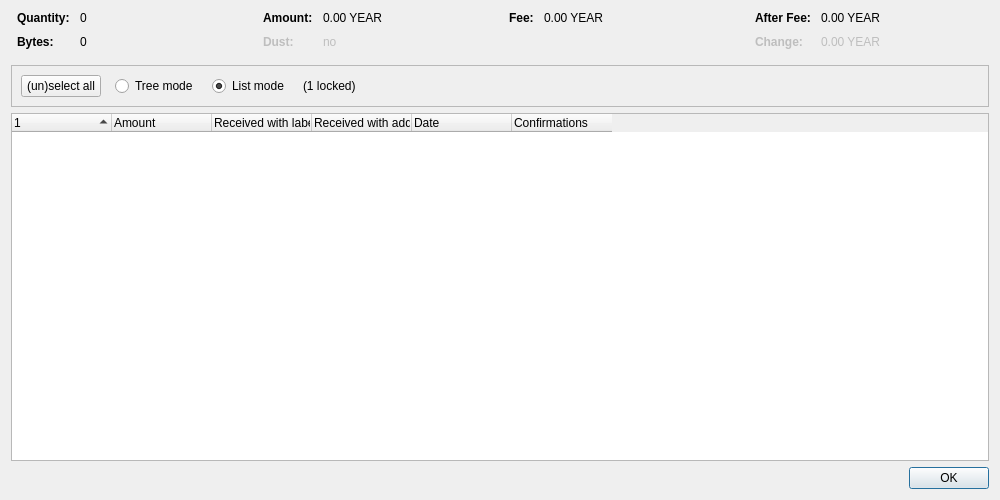
<?xml version="1.0" encoding="UTF-8"?>
<ui version="4.0">
 <class>CoinControlDialog</class>
 <widget class="QDialog" name="CoinControlDialog">
  <property name="geometry">
   <rect>
    <x>0</x>
    <y>0</y>
    <width>1000</width>
    <height>500</height>
   </rect>
  </property>
  <property name="windowTitle">
   <string>Coin Selection</string>
  </property>
  <layout class="QVBoxLayout" name="verticalLayout">
   <item>
    <layout class="QHBoxLayout" name="horizontalLayoutTop" stretch="0,0,0,0">
     <property name="topMargin">
      <number>0</number>
     </property>
     <property name="bottomMargin">
      <number>10</number>
     </property>
     <item>
      <layout class="QFormLayout" name="formLayoutCoinControl1">
       <property name="horizontalSpacing">
        <number>10</number>
       </property>
       <property name="verticalSpacing">
        <number>10</number>
       </property>
       <property name="leftMargin">
        <number>6</number>
       </property>
       <property name="rightMargin">
        <number>6</number>
       </property>
       <item row="0" column="0">
        <widget class="QLabel" name="labelCoinControlQuantityText">
         <property name="font">
          <font>
           <weight>75</weight>
           <bold>true</bold>
          </font>
         </property>
         <property name="text">
          <string>Quantity:</string>
         </property>
        </widget>
       </item>
       <item row="0" column="1">
        <widget class="QLabel" name="labelCoinControlQuantity">
         <property name="cursor">
          <cursorShape>IBeamCursor</cursorShape>
         </property>
         <property name="contextMenuPolicy">
          <enum>Qt::ActionsContextMenu</enum>
         </property>
         <property name="text">
          <string notr="true">0</string>
         </property>
         <property name="textInteractionFlags">
          <set>Qt::LinksAccessibleByMouse|Qt::TextSelectableByKeyboard|Qt::TextSelectableByMouse</set>
         </property>
        </widget>
       </item>
       <item row="1" column="0">
        <widget class="QLabel" name="labelCoinControlBytesText">
         <property name="font">
          <font>
           <weight>75</weight>
           <bold>true</bold>
          </font>
         </property>
         <property name="text">
          <string>Bytes:</string>
         </property>
        </widget>
       </item>
       <item row="1" column="1">
        <widget class="QLabel" name="labelCoinControlBytes">
         <property name="cursor">
          <cursorShape>IBeamCursor</cursorShape>
         </property>
         <property name="contextMenuPolicy">
          <enum>Qt::ActionsContextMenu</enum>
         </property>
         <property name="text">
          <string notr="true">0</string>
         </property>
         <property name="textInteractionFlags">
          <set>Qt::LinksAccessibleByMouse|Qt::TextSelectableByKeyboard|Qt::TextSelectableByMouse</set>
         </property>
        </widget>
       </item>
      </layout>
     </item>
     <item>
      <layout class="QFormLayout" name="formLayoutCoinControl2">
       <property name="horizontalSpacing">
        <number>10</number>
       </property>
       <property name="verticalSpacing">
        <number>10</number>
       </property>
       <property name="leftMargin">
        <number>6</number>
       </property>
       <property name="rightMargin">
        <number>6</number>
       </property>
       <item row="0" column="0">
        <widget class="QLabel" name="labelCoinControlAmountText">
         <property name="font">
          <font>
           <weight>75</weight>
           <bold>true</bold>
          </font>
         </property>
         <property name="text">
          <string>Amount:</string>
         </property>
        </widget>
       </item>
       <item row="0" column="1">
        <widget class="QLabel" name="labelCoinControlAmount">
         <property name="cursor">
          <cursorShape>IBeamCursor</cursorShape>
         </property>
         <property name="contextMenuPolicy">
          <enum>Qt::ActionsContextMenu</enum>
         </property>
         <property name="text">
          <string notr="true">0.00 YEAR</string>
         </property>
         <property name="textInteractionFlags">
          <set>Qt::LinksAccessibleByMouse|Qt::TextSelectableByKeyboard|Qt::TextSelectableByMouse</set>
         </property>
        </widget>
       </item>
       <item row="1" column="0">
        <widget class="QLabel" name="labelCoinControlLowOutputText">
         <property name="enabled">
          <bool>false</bool>
         </property>
         <property name="font">
          <font>
           <weight>75</weight>
           <bold>true</bold>
          </font>
         </property>
         <property name="text">
          <string>Dust:</string>
         </property>
        </widget>
       </item>
       <item row="1" column="1">
        <widget class="QLabel" name="labelCoinControlLowOutput">
         <property name="enabled">
          <bool>false</bool>
         </property>
         <property name="cursor">
          <cursorShape>IBeamCursor</cursorShape>
         </property>
         <property name="contextMenuPolicy">
          <enum>Qt::ActionsContextMenu</enum>
         </property>
         <property name="text">
          <string notr="true">no</string>
         </property>
         <property name="textInteractionFlags">
          <set>Qt::LinksAccessibleByMouse|Qt::TextSelectableByKeyboard|Qt::TextSelectableByMouse</set>
         </property>
        </widget>
       </item>
      </layout>
     </item>
     <item>
      <layout class="QFormLayout" name="formLayoutCoinControl3">
       <property name="horizontalSpacing">
        <number>10</number>
       </property>
       <property name="verticalSpacing">
        <number>10</number>
       </property>
       <property name="leftMargin">
        <number>6</number>
       </property>
       <property name="rightMargin">
        <number>6</number>
       </property>
       <item row="0" column="0">
        <widget class="QLabel" name="labelCoinControlFeeText">
         <property name="font">
          <font>
           <weight>75</weight>
           <bold>true</bold>
          </font>
         </property>
         <property name="text">
          <string>Fee:</string>
         </property>
        </widget>
       </item>
       <item row="0" column="1">
        <widget class="QLabel" name="labelCoinControlFee">
         <property name="cursor">
          <cursorShape>IBeamCursor</cursorShape>
         </property>
         <property name="contextMenuPolicy">
          <enum>Qt::ActionsContextMenu</enum>
         </property>
         <property name="text">
          <string notr="true">0.00 YEAR</string>
         </property>
         <property name="textInteractionFlags">
          <set>Qt::LinksAccessibleByMouse|Qt::TextSelectableByKeyboard|Qt::TextSelectableByMouse</set>
         </property>
        </widget>
       </item>
      </layout>
     </item>
     <item>
      <layout class="QFormLayout" name="formLayoutCoinControl4">
       <property name="horizontalSpacing">
        <number>10</number>
       </property>
       <property name="verticalSpacing">
        <number>10</number>
       </property>
       <property name="leftMargin">
        <number>6</number>
       </property>
       <property name="rightMargin">
        <number>6</number>
       </property>
       <item row="0" column="0">
        <widget class="QLabel" name="labelCoinControlAfterFeeText">
         <property name="font">
          <font>
           <weight>75</weight>
           <bold>true</bold>
          </font>
         </property>
         <property name="text">
          <string>After Fee:</string>
         </property>
        </widget>
       </item>
       <item row="0" column="1">
        <widget class="QLabel" name="labelCoinControlAfterFee">
         <property name="cursor">
          <cursorShape>IBeamCursor</cursorShape>
         </property>
         <property name="contextMenuPolicy">
          <enum>Qt::ActionsContextMenu</enum>
         </property>
         <property name="text">
          <string notr="true">0.00 YEAR</string>
         </property>
         <property name="textInteractionFlags">
          <set>Qt::LinksAccessibleByMouse|Qt::TextSelectableByKeyboard|Qt::TextSelectableByMouse</set>
         </property>
        </widget>
       </item>
       <item row="1" column="0">
        <widget class="QLabel" name="labelCoinControlChangeText">
         <property name="enabled">
          <bool>false</bool>
         </property>
         <property name="font">
          <font>
           <weight>75</weight>
           <bold>true</bold>
          </font>
         </property>
         <property name="text">
          <string>Change:</string>
         </property>
        </widget>
       </item>
       <item row="1" column="1">
        <widget class="QLabel" name="labelCoinControlChange">
         <property name="enabled">
          <bool>false</bool>
         </property>
         <property name="cursor">
          <cursorShape>IBeamCursor</cursorShape>
         </property>
         <property name="contextMenuPolicy">
          <enum>Qt::ActionsContextMenu</enum>
         </property>
         <property name="text">
          <string notr="true">0.00 YEAR</string>
         </property>
         <property name="textInteractionFlags">
          <set>Qt::LinksAccessibleByMouse|Qt::TextSelectableByKeyboard|Qt::TextSelectableByMouse</set>
         </property>
        </widget>
       </item>
      </layout>
     </item>
    </layout>
   </item>
   <item>
    <widget class="QFrame" name="frame">
     <property name="minimumSize">
      <size>
       <width>0</width>
       <height>40</height>
      </size>
     </property>
     <property name="frameShape">
      <enum>QFrame::StyledPanel</enum>
     </property>
     <property name="frameShadow">
      <enum>QFrame::Sunken</enum>
     </property>
     <layout class="QHBoxLayout" name="horizontalLayout">
      <item>
       <layout class="QHBoxLayout" name="horizontalLayoutPanel" stretch="0,0,0,0,0">
        <property name="spacing">
         <number>14</number>
        </property>
        <item>
         <widget class="QPushButton" name="pushButtonSelectAll">
          <property name="sizePolicy">
           <sizepolicy hsizetype="Maximum" vsizetype="Fixed">
            <horstretch>0</horstretch>
            <verstretch>0</verstretch>
           </sizepolicy>
          </property>
          <property name="text">
           <string>(un)select all</string>
          </property>
          <property name="autoDefault">
           <bool>false</bool>
          </property>
         </widget>
        </item>
        <item>
         <widget class="QRadioButton" name="radioTreeMode">
          <property name="sizePolicy">
           <sizepolicy hsizetype="Maximum" vsizetype="Fixed">
            <horstretch>0</horstretch>
            <verstretch>0</verstretch>
           </sizepolicy>
          </property>
          <property name="text">
           <string>Tree mode</string>
          </property>
         </widget>
        </item>
        <item>
         <widget class="QRadioButton" name="radioListMode">
          <property name="sizePolicy">
           <sizepolicy hsizetype="Maximum" vsizetype="Fixed">
            <horstretch>0</horstretch>
            <verstretch>0</verstretch>
           </sizepolicy>
          </property>
          <property name="text">
           <string>List mode</string>
          </property>
          <property name="checked">
           <bool>true</bool>
          </property>
         </widget>
        </item>
        <item>
         <widget class="QLabel" name="labelLocked">
          <property name="text">
           <string notr="true">(1 locked)</string>
          </property>
         </widget>
        </item>
        <item>
         <spacer name="horizontalSpacer">
          <property name="orientation">
           <enum>Qt::Horizontal</enum>
          </property>
          <property name="sizeHint" stdset="0">
           <size>
            <width>40</width>
            <height>20</height>
           </size>
          </property>
         </spacer>
        </item>
       </layout>
      </item>
     </layout>
    </widget>
   </item>
   <item>
    <widget class="CoinControlTreeWidget" name="treeWidget">
     <property name="contextMenuPolicy">
      <enum>Qt::CustomContextMenu</enum>
     </property>
     <property name="sortingEnabled">
      <bool>false</bool>
     </property>
     <property name="columnCount">
      <number>6</number>
     </property>
     <attribute name="headerShowSortIndicator" stdset="0">
      <bool>true</bool>
     </attribute>
     <attribute name="headerStretchLastSection">
      <bool>false</bool>
     </attribute>
     <column>
      <property name="text">
       <string/>
      </property>
     </column>
     <column>
      <property name="text">
       <string>Amount</string>
      </property>
     </column>
     <column>
      <property name="text">
       <string>Received with label</string>
      </property>
     </column>
     <column>
      <property name="text">
       <string>Received with address</string>
      </property>
     </column>
     <column>
      <property name="text">
       <string>Date</string>
      </property>
     </column>
     <column>
      <property name="text">
       <string>Confirmations</string>
      </property>
      <property name="toolTip">
       <string>Confirmed</string>
      </property>
     </column>
     <column>
      <property name="text">
       <string/>
      </property>
     </column>
     <column>
      <property name="text">
       <string/>
      </property>
     </column>
     <column>
      <property name="text">
       <string/>
      </property>
     </column>
     <column>
      <property name="text">
       <string/>
      </property>
     </column>
    </widget>
   </item>
   <item>
    <widget class="QDialogButtonBox" name="buttonBox">
     <property name="orientation">
      <enum>Qt::Horizontal</enum>
     </property>
     <property name="standardButtons">
      <set>QDialogButtonBox::Ok</set>
     </property>
    </widget>
   </item>
  </layout>
 </widget>
 <customwidgets>
  <customwidget>
   <class>CoinControlTreeWidget</class>
   <extends>QTreeWidget</extends>
   <header>qt/coincontroltreewidget.h</header>
  </customwidget>
 </customwidgets>
 <resources/>
 <connections/>
</ui>
